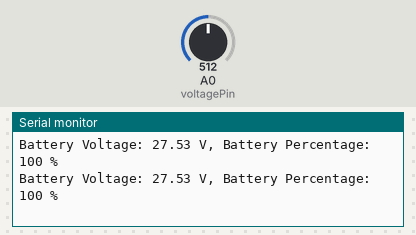
Recording of a sketch running on a simulated Arduino Uno, built with avr-gcc and run on an emulated ATmega328P. Parts: the last lines printed to the serial monitor. Inputs (shaded band) come from the test bench; at power-on: A0 (voltagePin) = 512.

Above: at 1.8 s.
1.9 s: A0 (voltagePin) set to 716
At 2.6 s:
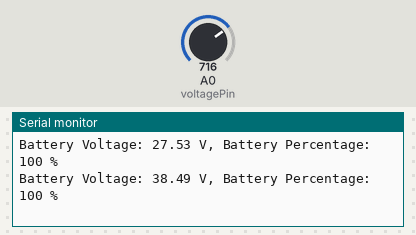
3.4 s: A0 (voltagePin) set to 900
At 4.8 s:
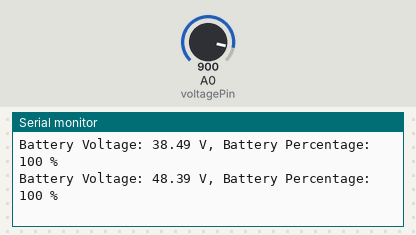
Timing chart, 0 to 6.4 s (numbered marks = the images above; inputs shaded):
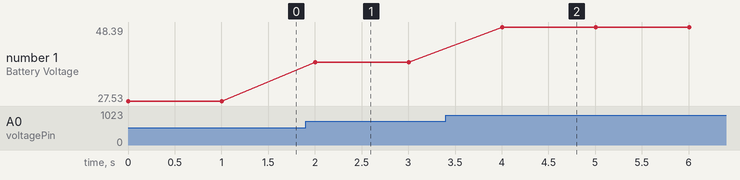

The sketch:

voltage_reader_firmware.ino
```cpp
const int voltagePin = A0; // Pin connected to the voltage divider output
const float referenceVoltage = 5.0; // Reference voltage of the Arduino (usually 5V)
const float R1 = 10000; // 10k ohms
const float R2 = 1000;  // 1k ohms
const float dividerRatio = (R1 + R2) / R2;

float readBatteryVoltage() {
  int sensorValue = analogRead(voltagePin);
  float voltage = sensorValue * (referenceVoltage / 1023.0) * dividerRatio;
  return voltage;
}

int voltageToPercentage(float voltage) {
  if (voltage >= 12.6) return 100;
  if (voltage >= 12.4) return 90;
  if (voltage >= 12.2) return 80;
  if (voltage >= 12.0) return 70;
  if (voltage >= 11.8) return 60;
  if (voltage >= 11.6) return 50;
  if (voltage >= 11.4) return 40;
  if (voltage >= 11.2) return 30;
  if (voltage >= 11.0) return 20;
  if (voltage >= 10.8) return 10;
  return 0;
}

void setup() {
  Serial.begin(9600);
}

void loop() {
  float batteryVoltage = readBatteryVoltage();
  int batteryPercentage = voltageToPercentage(batteryVoltage);

  Serial.print("Battery Voltage: ");
  Serial.print(batteryVoltage);
  Serial.print(" V, Battery Percentage: ");
  Serial.print(batteryPercentage);
  Serial.println(" %");

  delay(1000); // Read every second
}
```

Measured:
- after the input at 1.9 s, the serial monitor: prints a new line after 0.10 s (image 1)
- after the input at 3.4 s, the serial monitor: prints a new line after 0.60 s (image 2)
- plotted number 1: 27.53 → 38.49 after the input at 1.9 s, 38.49 → 48.39 after the input at 3.4 s
